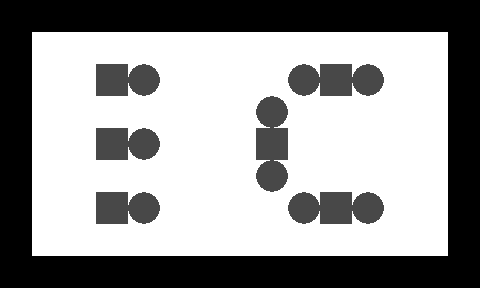

The image is a tile-based game level rendered from a .tmx file. Its description and complete source (layers, tilesets, objects, tile grids) follow:
An orthogonal 15x9 tile map with 32x32 px tiles, 2 tile layers (1, 2).

<map version="1.0" orientation="orthogonal" width="15" height="9" tilewidth="32" tileheight="32">
 <tileset firstgid="1" name="n_tiles1" tilewidth="32" tileheight="32">
  <image source="../../images/map/common/n_tiles1.png" width="128" height="64" />
 </tileset>
 <layer name="1" width="15" height="9">
  <data encoding="csv">
1,1,1,1,1,1,1,1,1,1,1,1,1,1,1,
1,1,1,1,1,1,1,1,1,1,1,1,1,1,1,
1,1,1,1,1,1,1,1,1,1,1,1,1,1,1,
1,1,1,1,1,1,1,1,1,1,1,1,1,1,1,
1,1,1,1,1,1,1,1,1,1,1,1,1,1,1,
1,1,1,1,1,1,1,1,1,1,1,1,1,1,1,
1,1,1,1,1,1,1,1,1,1,1,1,1,1,1,
1,1,1,1,1,1,1,1,1,1,1,1,1,1,1,
1,1,1,1,1,1,1,1,1,1,1,1,1,1,1
</data>
 </layer>
 <layer name="2" width="15" height="9">
  <data encoding="csv">
2,2,2,2,2,2,2,2,2,2,2,2,2,2,2,
2,0,0,0,0,0,0,0,0,0,0,0,0,0,2,
2,0,0,4,3,0,0,0,0,3,4,3,0,0,2,
2,0,0,0,0,0,0,0,3,0,0,0,0,0,2,
2,0,0,4,3,0,0,0,4,0,0,0,0,0,2,
2,0,0,0,0,0,0,0,3,0,0,0,0,0,2,
2,0,0,4,3,0,0,0,0,3,4,3,0,0,2,
2,0,0,0,0,0,0,0,0,0,0,0,0,0,2,
2,2,2,2,2,2,2,2,2,2,2,2,2,2,2
</data>
 </layer>
</map>
